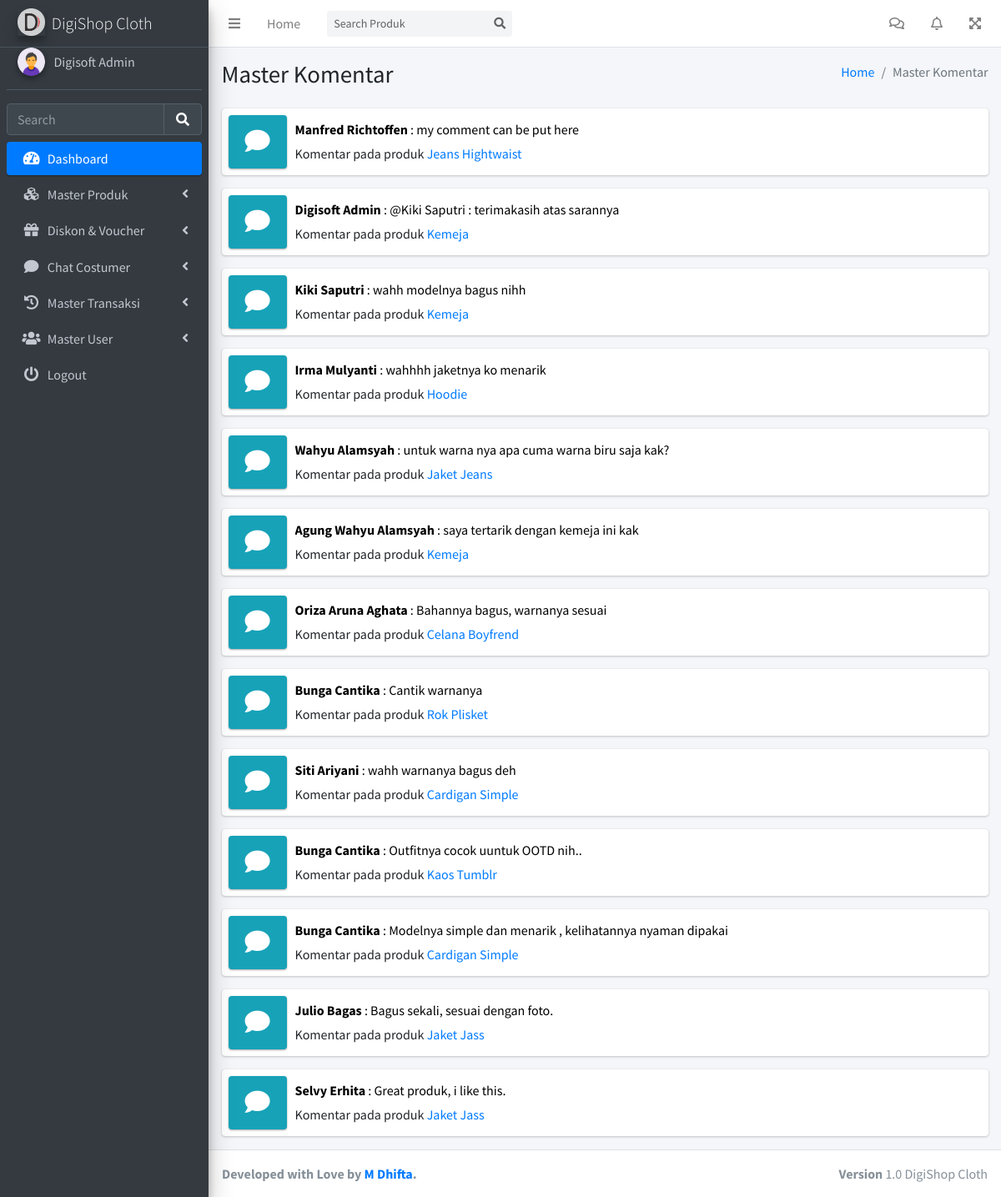
Page /admin/masterKomentar.php (signed in) on the committed database.
### tables this page shows
CREATE TABLE `tb_user` (
  `id_user` int(11) NOT NULL,
  `fname` varchar(144) NOT NULL,
  `lname` varchar(144) DEFAULT NULL,
  `telephone` varchar(144) NOT NULL,
  `saldo` int(11) NOT NULL,
  `email` varchar(144) NOT NULL,
  `password` varchar(144) NOT NULL,
  `roles` enum('0','1','2') NOT NULL,
  `status` enum('0','1') NOT NULL
);

CREATE TABLE `tb_komentar` (
  `id_komentar` int(11) NOT NULL,
  `id_user` int(11) NOT NULL,
  `id_produk` int(11) NOT NULL,
  `komentar` text NOT NULL,
  `tanggal_komentar` date NOT NULL
);

CREATE TABLE `tb_produk` (
  `id_produk` int(11) NOT NULL,
  `nama_produk` varchar(144) NOT NULL,
  `stok` int(11) NOT NULL,
  `harga_produk` int(11) NOT NULL,
  `berat_produk` int(11) NOT NULL,
  `id_kategori` int(11) NOT NULL,
  `deskripsi_produk` text NOT NULL,
  `status` enum('1','0') NOT NULL
);

### admin/masterKomentar.php (the view, shortened to what this page needs)
<?php include '../config/config.php'; ?>
<!DOCTYPE html>
<html lang="en">
<head>
  <?php include 'asset/css.php'; ?>
</head>
<body class="hold-transition sidebar-mini layout-fixed layout-navbar-fixed layout-footer-fixed">
  <div class="wrapper">
    <?php include 'asset/navbar.php'; ?>
    <?php include 'asset/sidebar.php'; ?>
    <div class="content-wrapper">
      <div class="content-header">
        <div class="container-fluid">
          <div class="row mb-2">
            <div class="col-sm-6">
              <h1 class="m-0">Master Komentar</h1>
            </div>
            <div class="col-sm-6">
              <ol class="breadcrumb float-sm-right">
                <li class="breadcrumb-item"><a href="#">Home</a></li>
                <li class="breadcrumb-item active">Master Komentar</li>
              </ol>
            </div>
          </div>
        </div>
      </div>
      <section class="content">
        <div class="container-fluid">
          <div class="row">
            <?php $query = $mysqli->query("SELECT * FROM tb_komentar as tbk JOIN tb_user as tbu ON tbu.id_user=tbk.id_user JOIN tb_produk as tbp ON tbp.id_produk=tbk.id_produk ORDER BY tbk.id_komentar DESC"); ?>
            <?php while ($value = $query->fetch_object()) { ?>
              <div class="col-12 col-sm-6 col-md-12">
                <div class="info-box">
                  <span class="info-box-icon bg-info elevation-1"><a href="#.php?id=<?= $value->id_produk; ?>"><i class="fas fa-comment"></i></a></span>
                  <div class="info-box-content">
                    <span class="info-box-text"><a style="color:#000000;" href="#.php?id=<?= $value->id_produk; ?>"><b><?= $value->fname; ?> <?= $value->lname; ?></b> : <?= $value->komentar; ?></a></span>
                    <span class="info-box-text">
                      Komentar pada produk <a href="#.php?id=<?= $value->id_produk; ?>"><?= $value->nama_produk; ?></a>
                    </span>
                  </div>
                </div>
              </div>
            <?php } ?>
          </div>
        </div>
      </section>
    </div>
    <?php include 'asset/footer.php'; ?>
  </div>
</body>
</html>

### admin/asset/sidebar.php (shortened to what this page needs)
<?php
$query = $mysqli->query("SELECT * FROM tb_user WHERE id_user='$_SESSION[id_user]'");
$user = $query->fetch_object();
 ?>
<aside class="main-sidebar sidebar-dark-primary elevation-4">
  <a href="dashboard.php" class="brand-link">
    <img src="../vendor/assets/logo.png" alt="AdminLTE Logo" class="brand-image elevation-3" style="opacity: .8">
    <span class="brand-text font-weight-light">DigiShop Cloth</span>
  </a>
  <div class="sidebar">
    <div class="user-panel mt-3 pb-3 mb-3 d-flex">
      <div class="image">
        <img src="../vendor/assets/user.png" class="img-circle elevation-2" alt="User Image">
      </div>
      <div class="info">
        <a href="#" class="d-block"><?= $user->fname; ?> <?= $user->lname; ?></a>
      </div>
    </div>
    <form class="" action="search.php" method="post">
      <div class="form-inline">
        <div class="input-group" data-widget="sidebar-search">
          <input class="form-control form-control-sidebar" name="search" type="search" placeholder="Search" aria-label="Search">
          <div class="input-group-append">
            <button class="btn btn-sidebar" type="submit">
              <i class="fas fa-search fa-fw"></i>
            </button>
          </div>
        </div>
      </div>
    </form>
    <nav class="mt-2">
      <ul class="nav nav-pills nav-sidebar flex-column" data-widget="treeview" role="menu" data-accordion="false">
        <li class="nav-item menu-open">
          <a href="dashboard.php" class="nav-link active">
            <i class="nav-icon fas fa-tachometer-alt"></i>
            <p>
              Dashboard
            </p>
          </a>
        </li>
        <li class="nav-item">
          <a href="addProduk.php" class="nav-link">
            <i class="nav-icon fas fa-cubes"></i>
            <p>
              Master Produk
              <i class="fas fa-angle-left right"></i>
            </p>
          </a>
        </li>
        <li class="nav-item">
          <a href="#" class="nav-link">
            <i class="nav-icon fas fa-gift"></i>
            <p>
              Diskon & Voucher
              <i class="right fas fa-angle-left"></i>
            </p>
          </a>
        </li>
        <li class="nav-item">
          <a href="#" class="nav-link">
            <i class="nav-icon fas fa-comment"></i>
            <p>
              Chat Costumer
              <i class="fas fa-angle-left right"></i>
            </p>
          </a>
        </li>
        <li class="nav-item">
          <a href="#" class="nav-link">
            <i class="nav-icon fas fa-history"></i>
            <p>
              Master Transaksi
              <i class="fas fa-angle-left right"></i>
            </p>
          </a>
        </li>
        <li class="nav-item">
          <a href="#" class="nav-link">
            <i class="nav-icon fas fa-users"></i>
            <p>
              Master User
              <i class="fas fa-angle-left right"></i>
            </p>
          </a>
        </li>
        <li class="nav-item">
          <a href="backend/logout.php" class="nav-link">
            <i class="nav-icon fas fa-power-off"></i>
            <p>
              Logout
            </p>
          </a>
        </li>
      </ul>
    </nav>
  </div>
</aside>

### rows in the picture
tb_user: fname "Digisoft", lname "Admin"
tb_komentar: id_user.fname "Manfred", id_user.lname "Richtoffen", komentar "my comment can be put here", id_produk.nama_produk "Jeans Hightwaist"
tb_komentar: id_user.fname "Digisoft", id_user.lname "Admin", komentar "@Kiki Saputri : terimakasih atas sarannya", id_produk.nama_produk "Kemeja"
tb_komentar: id_user.fname "Kiki", id_user.lname "Saputri", komentar "wahh modelnya bagus nihh", id_produk.nama_produk "Kemeja"
tb_komentar: id_user.fname "Irma", id_user.lname "Mulyanti", komentar "wahhhh jaketnya ko menarik", id_produk.nama_produk "Hoodie"
tb_komentar: id_user.fname "Wahyu", id_user.lname "Alamsyah", komentar "untuk warna nya apa cuma warna biru saja kak?", id_produk.nama_produk "Jaket Jeans"
tb_komentar: id_user.fname "Agung Wahyu", id_user.lname "Alamsyah", komentar "saya tertarik dengan kemeja ini kak", id_produk.nama_produk "Kemeja"
tb_komentar: id_user.fname "Oriza Aruna", id_user.lname "Aghata", komentar "Bahannya bagus, warnanya sesuai", id_produk.nama_produk "Celana Boyfrend"
tb_komentar: id_user.fname "Bunga", id_user.lname "Cantika", komentar "Cantik warnanya", id_produk.nama_produk "Rok Plisket"
tb_komentar: id_user.fname "Siti", id_user.lname "Ariyani", komentar "wahh warnanya bagus deh", id_produk.nama_produk "Cardigan Simple"
tb_komentar: id_user.fname "Bunga", id_user.lname "Cantika", komentar "Outfitnya cocok uuntuk OOTD nih..", id_produk.nama_produk "Kaos Tumblr"
tb_komentar: id_user.fname "Bunga", id_user.lname "Cantika", komentar "Modelnya simple dan menarik , kelihatannya nyaman dipakai", id_produk.nama_produk "Cardigan Simple"
tb_komentar: id_user.fname "Julio", id_user.lname "Bagas", komentar "Bagus sekali, sesuai dengan foto.", id_produk.nama_produk "Jaket Jass"
tb_komentar: id_user.fname "Selvy", id_user.lname "Erhita", komentar "Great produk, i like this.", id_produk.nama_produk "Jaket Jass"
